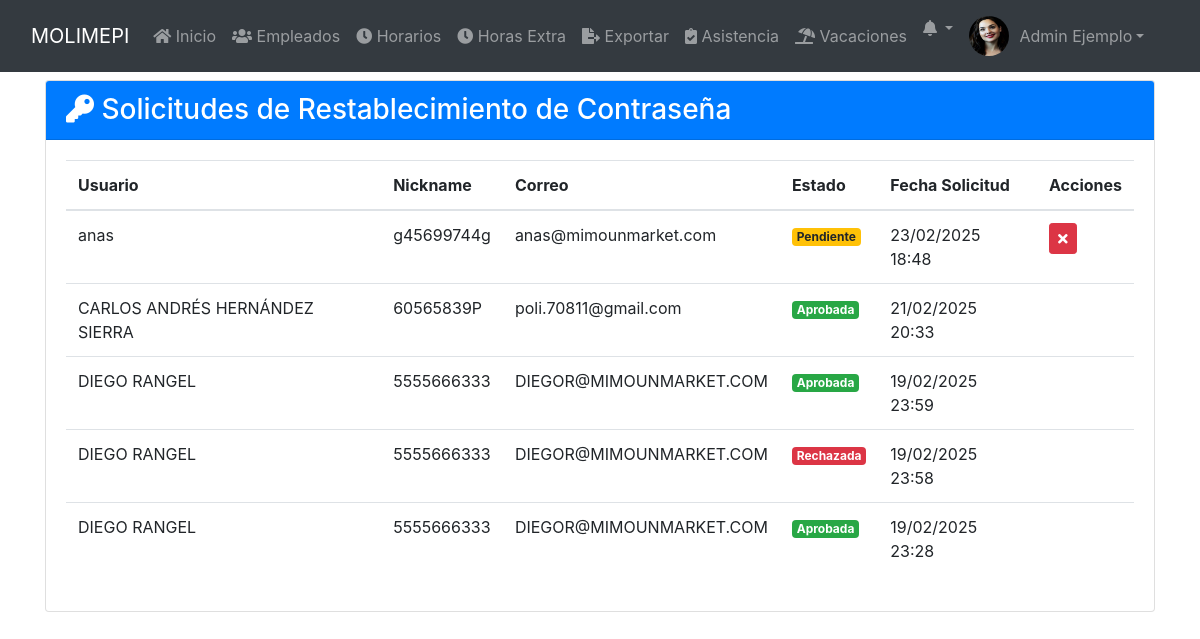
The app's page /public/solicitudes_password.php (signed in) with its own data.
### tables this page shows
CREATE TABLE `usuarios` (
  `ID` int(11) NOT NULL,
  `nombre` varchar(100) NOT NULL,
  `identificacion` varchar(50) NOT NULL,
  `cargo` varchar(50) NOT NULL,
  `telefono` varchar(20) DEFAULT NULL,
  `correo` varchar(100) DEFAULT NULL,
  `nickname` varchar(50) NOT NULL,
  `password` varchar(255) DEFAULT NULL,
  `rol` enum('Administrador','Empleado') DEFAULT 'Empleado',
  `imagen` varchar(255) DEFAULT 'imgs/nofoto.png',
  `fecha_registro` timestamp NOT NULL DEFAULT current_timestamp(),
  `cambio_password` tinyint(1) DEFAULT 0
);

CREATE TABLE `solicitudes_password` (
  `id` int(11) NOT NULL,
  `usuario_id` int(11) NOT NULL,
  `token` varchar(255) NOT NULL,
  `estado` enum('Pendiente','Aprobada','Rechazada') NOT NULL DEFAULT 'Pendiente',
  `fecha_solicitud` timestamp NOT NULL DEFAULT current_timestamp(),
  `fecha_actualizacion` timestamp NULL DEFAULT NULL ON UPDATE current_timestamp()
);

### public/includes/auth.php (called while the page is built, shortened)
<?php
function esAdmin() {
    return isset($_SESSION['rol']) && $_SESSION['rol'] === 'Administrador';
}
?>

### public/solicitudes_password.php (the view, shortened to what this page needs)
<?php
require_once '../config/database.php';
$stmt = $pdo->prepare("
    SELECT sp.*, u.nombre, u.nickname, u.correo,
           CASE
               WHEN sp.estado = 'Pendiente' THEN 'warning'
               WHEN sp.estado = 'Aprobada' THEN 'success'
               ELSE 'danger'
           END as estado_clase
    FROM solicitudes_password sp
    INNER JOIN usuarios u ON sp.usuario_id = u.ID
    ORDER BY sp.fecha_solicitud DESC
");
$stmt->execute();
$solicitudes = $stmt->fetchAll(PDO::FETCH_ASSOC);
?>
<!DOCTYPE html>
<html lang="es">
<?php include 'head.php'; ?>
<body>
    <?php include 'navbar.php'; ?>
    <div class="container mt-4">
        <div class="row">
            <div class="col-12">
                <div class="card">
                    <div class="card-header bg-primary text-white">
                        <h3 class="mb-0">
                            <i class="fas fa-key"></i> Solicitudes de Restablecimiento de Contraseña
                        </h3>
                    </div>
                    <div class="card-body">
                        <?php if (empty($solicitudes)): ?>
                            <div class="alert alert-info">No hay solicitudes de restablecimiento de contraseña.</div>
                        <?php else: ?>
                            <div class="table-responsive">
                                <table class="table table-hover">
                                    <thead>
                                        <tr>
                                            <th>Usuario</th>
                                            <th>Nickname</th>
                                            <th>Correo</th>
                                            <th>Estado</th>
                                            <th>Fecha Solicitud</th>
                                            <th>Acciones</th>
                                        </tr>
                                    </thead>
                                    <tbody>
                                        <?php foreach ($solicitudes as $solicitud): ?>
                                            <tr>
                                                <td><?php echo htmlspecialchars($solicitud['nombre']); ?></td>
                                                <td><?php echo htmlspecialchars($solicitud['nickname']); ?></td>
                                                <td><?php echo htmlspecialchars($solicitud['correo']); ?></td>
                                                <td>
                                                    <span class="badge badge-<?php echo $solicitud['estado_clase']; ?>">
                                                        <?php echo $solicitud['estado']; ?>
                                                    </span>
                                                </td>
                                                <td><?php echo date('d/m/Y H:i', strtotime($solicitud['fecha_solicitud'])); ?></td>
                                                <td>
                                                    <?php if ($solicitud['estado'] === 'Pendiente'): ?>
                                                        <form method="post" class="d-inline" onsubmit="return confirmarAccion(event, '<?php echo $accion; ?>');">
                                                            <button type="submit" class="btn btn-<?php echo $accion === 'aprobar' ? 'success' : 'danger'; ?> btn-sm">
                                                                <i class="fas fa-<?php echo $accion === 'aprobar' ? 'check' : 'times'; ?>"></i>
                                                            </button>
                                                        </form>
                                                    <?php endif; ?>
                                                </td>
                                            </tr>
                                        <?php endforeach; ?>
                                    </tbody>
                                </table>
                            </div>
                        <?php endif; ?>
                    </div>
                </div>
            </div>
        </div>
    </div>
</body>
</html>

### public/navbar.php (shortened to what this page needs)
<?php
require_once '../config/database.php';
require_once 'includes/auth.php';
$usuario_id = obtenerIdUsuario();
$es_admin = esAdmin();
$stmt = $pdo->prepare("SELECT nombre, imagen FROM usuarios WHERE ID = :id");
$stmt->execute(['id' => $usuario_id]);
$usuario = $stmt->fetch(PDO::FETCH_ASSOC);
$imagenPerfil = (!empty($usuario['imagen']) && file_exists("../" . $usuario['imagen'])) ? "../" . $usuario['imagen'] : '../public/imgs/nofoto.png';
?>
<nav class="navbar navbar-expand-lg navbar-dark bg-dark fixed-top">
    <div class="container-fluid">
        <a class="navbar-brand" href="dashboard.php">MOLIMEPI</a>
        <div class="collapse navbar-collapse" id="navbarNav">
            <ul class="navbar-nav me-auto mb-2 mb-lg-0">
                <li class="nav-item">
                    <a class="nav-link" href="dashboard.php"><i class="fas fa-home"></i> Inicio</a>
                </li>
                <?php if ($es_admin): ?>
                    <li class="nav-item">
                        <a class="nav-link" href="empleados.php"><i class="fas fa-users"></i> Empleados</a>
                    </li>
                    <li class="nav-item">
                        <a class="nav-link" href="horarios.php"><i class="fas fa-clock"></i> Horarios</a>
                    </li>
                    <li class="nav-item">
                        <a class="nav-link" href="hrs_extras.php"><i class="fas fa-clock"></i> Horas Extra</a>
                    </li>
                    <li class="nav-item">
                        <a class="nav-link" href="exportar.php"><i class="fas fa-file-export"></i> Exportar</a>
                    </li>
                <?php endif; ?>
                <li class="nav-item">
                    <a class="nav-link" href="asistencia.php"><i class="fas fa-clipboard-check"></i> Asistencia</a>
                </li>
                <li class="nav-item">
                    <a class="nav-link" href="vacaciones.php"><i class="fas fa-umbrella-beach"></i> Vacaciones</a>
                </li>
            </ul>
            <ul class="navbar-nav ms-auto">
                <li class="nav-item dropdown">
                    <a class="nav-link dropdown-toggle position-relative" href="#" id="notificacionesDropdown" role="button" data-bs-toggle="dropdown" aria-expanded="false">
                        <i class="fas fa-bell"></i>
                    </a>
                </li>
                <li class="nav-item dropdown">
                    <a class="nav-link dropdown-toggle d-flex align-items-center" href="#" id="userDropdown" role="button" data-bs-toggle="dropdown" aria-expanded="false">
                        <img src="<?php echo $imagenPerfil; ?>" class="rounded-circle" style="width: 40px; height: 40px; margin-right: 10px;">
                        <span><?php echo htmlspecialchars($usuario['nombre']); ?></span>
                    </a>
                </li>
            </ul>
        </div>
    </div>
</nav>

### records on screen
usuarios: imagen (picture), nombre "Admin Ejemplo"
solicitudes_password: usuario.nombre "anas", usuario.nickname "g45699744g", usuario.correo "anas@mimounmarket.com", estado "Pendiente", fecha_solicitud "23/02/2025 18:48"
solicitudes_password: usuario.nombre "CARLOS ANDRÉS HERNÁNDEZ SIERRA", usuario.nickname "60565839P", usuario.correo "poli.70811@gmail.com", estado "Aprobada", fecha_solicitud "21/02/2025 20:33"
solicitudes_password: usuario.nombre "DIEGO RANGEL", usuario.nickname "5555666333", usuario.correo "DIEGOR@MIMOUNMARKET.COM", estado "Aprobada", fecha_solicitud "19/02/2025 23:59"
solicitudes_password: usuario.nombre "DIEGO RANGEL", usuario.nickname "5555666333", usuario.correo "DIEGOR@MIMOUNMARKET.COM", estado "Rechazada", fecha_solicitud "19/02/2025 23:58"
solicitudes_password: usuario.nombre "DIEGO RANGEL", usuario.nickname "5555666333", usuario.correo "DIEGOR@MIMOUNMARKET.COM", estado "Aprobada", fecha_solicitud "19/02/2025 23:28"
